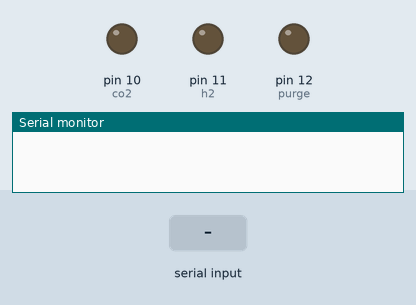
Simulated run of this sketch. Board: Arduino Uno, built with avr-gcc and run on an emulated ATmega328P. Shown: output pins drawn as LEDs (lit = HIGH), the last lines printed to the serial monitor. The inputs (shaded band) are chosen by the test bench.

Above: at 1.2 s.
1.3 s: "<90,45,200,10>" received over Serial
At 2.0 s:
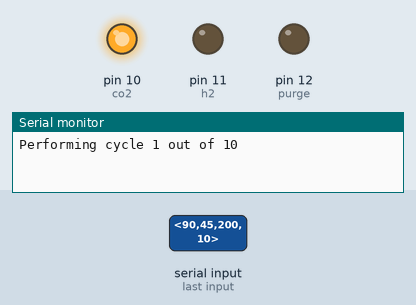
Timing chart, 0 to 4.3 s (numbered marks = the images above; inputs shaded):
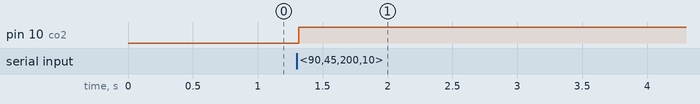

Measured:
- after the input at 1.3 s, pin 10 (co2): LOW → HIGH at once

The sketch:

cycles_peroskvites.ino
```cpp
const byte maxChars = 32;
char receivedChars[maxChars];
char tempChars[maxChars];        // temporary array for use when parsing

      // variables to hold the parsed data
char messageFromPC = '0';
int n_Cycles=0;
int t_Purge=0;
int t_CO2=0;
int t_H2=0;
//PINS
int co2 = 10;
int h2 = 11;
int purge = 12;

boolean newData = false;

//============

void setup()
{
    Serial.begin(9600);
    pinMode(co2, OUTPUT);
    pinMode(h2, OUTPUT);
    pinMode(purge, OUTPUT);
    //pinMode(13, OUTPUT);
}

//============

void loop()
{
    receiveData(); // <int, int, int, int> CO2, H2, Purge, Cycles
    if (newData == true) {
        strcpy(tempChars, receivedChars);
            // this temporary copy is necessary to protect the original data
            // because strtok() used in parseData() replaces the commas with \0
        parseData();
        cyclesPerovskites();
        newData = false;

    }
}

//============

void receiveData() {
    static boolean recvInProgress = false;
    static byte ndx = 0;
    char startMarker = '<';
    char endMarker = '>';
    char rc;

    while (Serial.available() > 0 && newData == false) {
        rc = Serial.read();

        if (recvInProgress == true) {
            if (rc != endMarker) {
                receivedChars[ndx] = rc;
                ndx++;
                if (ndx >= maxChars) {
                    ndx = maxChars - 1;
                }
            }
            else {
                receivedChars[ndx] = '\0'; // terminate the string
                recvInProgress = false;
                ndx = 0;
                newData = true;
            }
        }

        else if (rc == startMarker) {
            recvInProgress = true;
        }
    }
}

//============

void parseData() {      // split the data into its parts

    char * strtokIndx; // this is used by strtok() as an index

    strtokIndx = strtok(tempChars,",");
    t_CO2 = atoi(strtokIndx); // convert to an integer

    strtokIndx = strtok(NULL, ",");
    t_H2 = atoi(strtokIndx);

    strtokIndx = strtok(NULL, ",");
    t_Purge = atoi(strtokIndx);

    strtokIndx = strtok(NULL, ",");
    n_Cycles = atoi(strtokIndx);

}

//============

void cyclesPerovskites() {
  for (int i = 1; i <= n_Cycles; i++) {
    Serial.print("Performing cycle ");
    Serial.print(i);
    Serial.print(" out of ");
    Serial.println(n_Cycles);
    //CO2 Step
    digitalWrite(co2, HIGH);
    delay(t_CO2*60000);
    digitalWrite(co2, LOW);
    //Purge Step
    digitalWrite(purge, HIGH);
    delay(t_Purge*60000);
    digitalWrite(purge, LOW);
    //H2 Step
    digitalWrite(h2, HIGH);
    delay(t_H2*60000);
    digitalWrite(h2, LOW);
    //Purge Step
    digitalWrite(purge, HIGH);
    delay(t_Purge*60000);
    digitalWrite(purge, LOW);
  }
  Serial.print('&');
  Serial.print(n_Cycles);
  Serial.println(" cycles completed");

}
```
